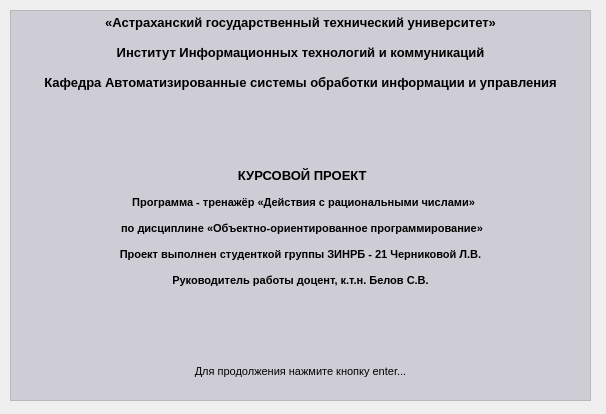
<?xml version="1.0" encoding="UTF-8"?>
<ui version="4.0">
 <class>KursTitle</class>
 <widget class="QWidget" name="KursTitle">
  <property name="geometry">
   <rect>
    <x>0</x>
    <y>0</y>
    <width>606</width>
    <height>414</height>
   </rect>
  </property>
  <property name="windowTitle">
   <string>Вас приветствует учебно-демонстрационная программа</string>
  </property>
  <widget class="QTextEdit" name="textEdit">
   <property name="geometry">
    <rect>
     <x>10</x>
     <y>10</y>
     <width>581</width>
     <height>391</height>
    </rect>
   </property>
   <property name="readOnly">
    <bool>true</bool>
   </property>
   <property name="html">
    <string>&lt;!DOCTYPE HTML PUBLIC &quot;-//W3C//DTD HTML 4.0//EN&quot; &quot;http://www.w3.org/TR/REC-html40/strict.dtd&quot;&gt;
&lt;html&gt;&lt;head&gt;&lt;meta name=&quot;qrichtext&quot; content=&quot;1&quot; /&gt;&lt;style type=&quot;text/css&quot;&gt;
p, li { white-space: pre-wrap; }
&lt;/style&gt;&lt;/head&gt;&lt;body style=&quot; font-family:'MS Shell Dlg 2'; font-size:8.25pt; font-weight:400; font-style:normal;&quot; bgcolor=&quot;#cecdd5&quot;&gt;
&lt;p align=&quot;center&quot; style=&quot; margin-top:0px; margin-bottom:0px; margin-left:0px; margin-right:0px; -qt-block-indent:0; text-indent:0px;&quot;&gt;&lt;span style=&quot; font-size:10pt; font-weight:600;&quot;&gt;«Астраханский государственный технический университет»&lt;/span&gt;&lt;/p&gt;
&lt;p align=&quot;center&quot; style=&quot;-qt-paragraph-type:empty; margin-top:0px; margin-bottom:0px; margin-left:0px; margin-right:0px; -qt-block-indent:0; text-indent:0px; font-size:10pt; font-weight:600;&quot;&gt;&lt;br /&gt;&lt;/p&gt;
&lt;p align=&quot;center&quot; style=&quot; margin-top:0px; margin-bottom:0px; margin-left:0px; margin-right:0px; -qt-block-indent:0; text-indent:0px;&quot;&gt;&lt;span style=&quot; font-size:10pt; font-weight:600;&quot;&gt;Институт Информационных технологий и коммуникаций&lt;/span&gt;&lt;/p&gt;
&lt;p style=&quot; margin-top:0px; margin-bottom:0px; margin-left:0px; margin-right:0px; -qt-block-indent:0; text-indent:0px;&quot;&gt;&lt;span style=&quot; font-size:10pt; font-weight:600;&quot;&gt;	&lt;/span&gt;&lt;/p&gt;
&lt;p align=&quot;center&quot; style=&quot; margin-top:0px; margin-bottom:0px; margin-left:0px; margin-right:0px; -qt-block-indent:0; text-indent:0px;&quot;&gt;&lt;span style=&quot; font-size:10pt; font-weight:600;&quot;&gt;Кафедра Автоматизированные системы обработки информации и управления&lt;/span&gt;&lt;/p&gt;
&lt;p style=&quot; margin-top:0px; margin-bottom:0px; margin-left:0px; margin-right:0px; -qt-block-indent:0; text-indent:0px;&quot;&gt;&lt;span style=&quot; font-size:8pt; font-weight:600;&quot;&gt;	&lt;/span&gt;&lt;/p&gt;
&lt;p style=&quot; margin-top:0px; margin-bottom:0px; margin-left:0px; margin-right:0px; -qt-block-indent:0; text-indent:0px;&quot;&gt;&lt;span style=&quot; font-size:8pt; font-weight:600;&quot;&gt;	&lt;/span&gt;&lt;/p&gt;
&lt;p align=&quot;center&quot; style=&quot;-qt-paragraph-type:empty; margin-top:0px; margin-bottom:0px; margin-left:0px; margin-right:0px; -qt-block-indent:0; text-indent:0px; font-size:8pt; font-weight:600;&quot;&gt;&lt;br /&gt;&lt;/p&gt;
&lt;p align=&quot;center&quot; style=&quot;-qt-paragraph-type:empty; margin-top:0px; margin-bottom:0px; margin-left:0px; margin-right:0px; -qt-block-indent:0; text-indent:0px; font-size:8pt; font-weight:600;&quot;&gt;&lt;br /&gt;&lt;/p&gt;
&lt;p align=&quot;center&quot; style=&quot;-qt-paragraph-type:empty; margin-top:0px; margin-bottom:0px; margin-left:0px; margin-right:0px; -qt-block-indent:0; text-indent:0px; font-size:8pt; font-weight:600;&quot;&gt;&lt;br /&gt;&lt;/p&gt;
&lt;p align=&quot;center&quot; style=&quot;-qt-paragraph-type:empty; margin-top:0px; margin-bottom:0px; margin-left:0px; margin-right:0px; -qt-block-indent:0; text-indent:0px; font-size:8pt; font-weight:600;&quot;&gt;&lt;br /&gt;&lt;/p&gt;
&lt;p align=&quot;center&quot; style=&quot; margin-top:0px; margin-bottom:0px; margin-left:0px; margin-right:0px; -qt-block-indent:0; text-indent:0px;&quot;&gt;&lt;span style=&quot; font-size:10pt; font-weight:600;&quot;&gt; КУРСОВОЙ ПРОЕКТ&lt;/span&gt;&lt;/p&gt;
&lt;p style=&quot; margin-top:0px; margin-bottom:0px; margin-left:0px; margin-right:0px; -qt-block-indent:0; text-indent:0px;&quot;&gt;&lt;span style=&quot; font-size:8pt; font-weight:600;&quot;&gt;	&lt;/span&gt;&lt;/p&gt;
&lt;p align=&quot;center&quot; style=&quot; margin-top:0px; margin-bottom:0px; margin-left:0px; margin-right:0px; -qt-block-indent:0; text-indent:0px;&quot;&gt;&lt;span style=&quot; font-size:8pt; font-weight:600;&quot;&gt;  Программа - тренажёр «Действия с рациональными числами»&lt;/span&gt;&lt;/p&gt;
&lt;p align=&quot;center&quot; style=&quot;-qt-paragraph-type:empty; margin-top:0px; margin-bottom:0px; margin-left:0px; margin-right:0px; -qt-block-indent:0; text-indent:0px; font-size:8pt; font-weight:600;&quot;&gt;&lt;br /&gt;&lt;/p&gt;
&lt;p align=&quot;center&quot; style=&quot; margin-top:0px; margin-bottom:0px; margin-left:0px; margin-right:0px; -qt-block-indent:0; text-indent:0px;&quot;&gt;&lt;span style=&quot; font-size:8pt; font-weight:600;&quot;&gt; по дисциплине «Объектно-ориентированное программирование»&lt;/span&gt;&lt;/p&gt;
&lt;p align=&quot;center&quot; style=&quot; margin-top:0px; margin-bottom:0px; margin-left:0px; margin-right:0px; -qt-block-indent:0; text-indent:0px;&quot;&gt;&lt;span style=&quot; font-size:8pt; font-weight:600;&quot;&gt;	&lt;/span&gt;&lt;/p&gt;
&lt;p align=&quot;center&quot; style=&quot; margin-top:0px; margin-bottom:0px; margin-left:0px; margin-right:0px; -qt-block-indent:0; text-indent:0px;&quot;&gt;&lt;span style=&quot; font-size:8pt; font-weight:600;&quot;&gt;Проект выполнен cтуденткой группы ЗИНРБ - 21 Черниковой Л.В.&lt;/span&gt;&lt;/p&gt;
&lt;p align=&quot;center&quot; style=&quot; margin-top:0px; margin-bottom:0px; margin-left:0px; margin-right:0px; -qt-block-indent:0; text-indent:0px;&quot;&gt;&lt;span style=&quot; font-size:8pt; font-weight:600;&quot;&gt;	&lt;/span&gt;&lt;/p&gt;
&lt;p align=&quot;center&quot; style=&quot; margin-top:0px; margin-bottom:0px; margin-left:0px; margin-right:0px; -qt-block-indent:0; text-indent:0px;&quot;&gt;&lt;span style=&quot; font-size:8pt; font-weight:600;&quot;&gt;Руководитель работы доцент, к.т.н. Белов С.В.&lt;/span&gt;&lt;/p&gt;
&lt;p align=&quot;center&quot; style=&quot;-qt-paragraph-type:empty; margin-top:0px; margin-bottom:0px; margin-left:0px; margin-right:0px; -qt-block-indent:0; text-indent:0px; font-size:8pt; font-weight:600;&quot;&gt;&lt;br /&gt;&lt;/p&gt;
&lt;p align=&quot;center&quot; style=&quot;-qt-paragraph-type:empty; margin-top:0px; margin-bottom:0px; margin-left:0px; margin-right:0px; -qt-block-indent:0; text-indent:0px; font-size:8pt; font-weight:600;&quot;&gt;&lt;br /&gt;&lt;/p&gt;
&lt;p align=&quot;center&quot; style=&quot;-qt-paragraph-type:empty; margin-top:0px; margin-bottom:0px; margin-left:0px; margin-right:0px; -qt-block-indent:0; text-indent:0px; font-size:8pt; font-weight:600;&quot;&gt;&lt;br /&gt;&lt;/p&gt;
&lt;p align=&quot;center&quot; style=&quot;-qt-paragraph-type:empty; margin-top:0px; margin-bottom:0px; margin-left:0px; margin-right:0px; -qt-block-indent:0; text-indent:0px; font-size:8pt; font-weight:600;&quot;&gt;&lt;br /&gt;&lt;/p&gt;
&lt;p align=&quot;center&quot; style=&quot;-qt-paragraph-type:empty; margin-top:0px; margin-bottom:0px; margin-left:0px; margin-right:0px; -qt-block-indent:0; text-indent:0px; font-size:8pt; font-weight:600;&quot;&gt;&lt;br /&gt;&lt;/p&gt;
&lt;p align=&quot;center&quot; style=&quot;-qt-paragraph-type:empty; margin-top:0px; margin-bottom:0px; margin-left:0px; margin-right:0px; -qt-block-indent:0; text-indent:0px; font-size:8pt; font-weight:600;&quot;&gt;&lt;br /&gt;&lt;/p&gt;
&lt;p align=&quot;center&quot; style=&quot; margin-top:0px; margin-bottom:0px; margin-left:0px; margin-right:0px; -qt-block-indent:0; text-indent:0px;&quot;&gt;&lt;span style=&quot; font-size:8pt;&quot;&gt;Для продолжения нажмите кнопку enter...&lt;/span&gt;&lt;/p&gt;&lt;/body&gt;&lt;/html&gt;</string>
   </property>
  </widget>
 </widget>
 <resources/>
 <connections/>
</ui>
